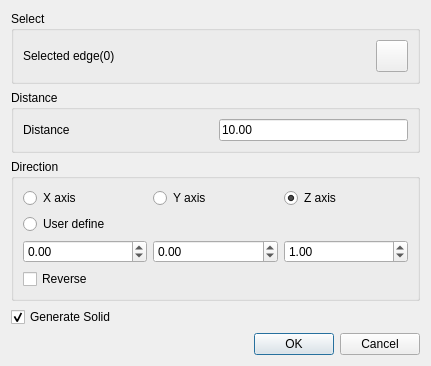
<?xml version="1.0" encoding="UTF-8"?>
<ui version="4.0">
 <class>CreateExtrusion</class>
 <widget class="QDialog" name="CreateExtrusion">
  <property name="geometry">
   <rect>
    <x>0</x>
    <y>0</y>
    <width>431</width>
    <height>319</height>
   </rect>
  </property>
  <property name="windowTitle">
   <string>Create Extrusion</string>
  </property>
  <layout class="QGridLayout" name="gridLayout_4">
   <item row="0" column="0">
    <widget class="QGroupBox" name="groupBox_3">
     <property name="title">
      <string>Select</string>
     </property>
     <layout class="QHBoxLayout" name="horizontalLayout">
      <item>
       <widget class="QLabel" name="edglabel">
        <property name="text">
         <string>Selected edge(0)</string>
        </property>
       </widget>
      </item>
      <item>
       <widget class="QPushButton" name="geoSelectCurve">
        <property name="minimumSize">
         <size>
          <width>32</width>
          <height>32</height>
         </size>
        </property>
        <property name="maximumSize">
         <size>
          <width>32</width>
          <height>32</height>
         </size>
        </property>
        <property name="styleSheet">
         <string notr="true">background-image: url(:/QUI/geometry/selectwire.png);</string>
        </property>
        <property name="text">
         <string/>
        </property>
       </widget>
      </item>
     </layout>
    </widget>
   </item>
   <item row="5" column="0">
    <widget class="QDialogButtonBox" name="buttonBox">
     <property name="orientation">
      <enum>Qt::Horizontal</enum>
     </property>
     <property name="standardButtons">
      <set>QDialogButtonBox::Cancel|QDialogButtonBox::Ok</set>
     </property>
    </widget>
   </item>
   <item row="2" column="0">
    <widget class="QGroupBox" name="groupBox_2">
     <property name="title">
      <string>Direction</string>
     </property>
     <layout class="QGridLayout" name="gridLayout_2">
      <item row="1" column="0">
       <widget class="QRadioButton" name="radioButtonUser">
        <property name="text">
         <string>User define</string>
        </property>
       </widget>
      </item>
      <item row="2" column="0">
       <layout class="QHBoxLayout" name="horizontalLayout_5">
        <item>
         <widget class="QDoubleSpinBox" name="doubleSpinBoxX">
          <property name="minimum">
           <double>-1000.000000000000000</double>
          </property>
          <property name="maximum">
           <double>1000.000000000000000</double>
          </property>
         </widget>
        </item>
        <item>
         <widget class="QDoubleSpinBox" name="doubleSpinBoxY">
          <property name="minimum">
           <double>-1000.000000000000000</double>
          </property>
          <property name="maximum">
           <double>1000.000000000000000</double>
          </property>
         </widget>
        </item>
        <item>
         <widget class="QDoubleSpinBox" name="doubleSpinBoxZ">
          <property name="minimum">
           <double>-1000.000000000000000</double>
          </property>
          <property name="maximum">
           <double>1000.000000000000000</double>
          </property>
          <property name="value">
           <double>1.000000000000000</double>
          </property>
         </widget>
        </item>
       </layout>
      </item>
      <item row="0" column="0">
       <layout class="QHBoxLayout" name="horizontalLayout_4">
        <item>
         <widget class="QRadioButton" name="radioButtonX">
          <property name="text">
           <string>X axis</string>
          </property>
         </widget>
        </item>
        <item>
         <widget class="QRadioButton" name="radioButtonY">
          <property name="text">
           <string>Y axis</string>
          </property>
         </widget>
        </item>
        <item>
         <widget class="QRadioButton" name="radioButtonZ">
          <property name="text">
           <string>Z axis</string>
          </property>
          <property name="checked">
           <bool>true</bool>
          </property>
         </widget>
        </item>
       </layout>
      </item>
      <item row="3" column="0">
       <widget class="QCheckBox" name="reversecheckBox">
        <property name="text">
         <string>Reverse</string>
        </property>
       </widget>
      </item>
     </layout>
     <zorder>radioButtonUser</zorder>
     <zorder></zorder>
     <zorder>reversecheckBox</zorder>
    </widget>
   </item>
   <item row="4" column="0">
    <widget class="QCheckBox" name="solidCheckBox">
     <property name="toolTip">
      <string/>
     </property>
     <property name="layoutDirection">
      <enum>Qt::LeftToRight</enum>
     </property>
     <property name="text">
      <string>Generate Solid</string>
     </property>
     <property name="checked">
      <bool>true</bool>
     </property>
    </widget>
   </item>
   <item row="1" column="0">
    <widget class="QGroupBox" name="groupBox_5">
     <property name="sizePolicy">
      <sizepolicy hsizetype="Preferred" vsizetype="Minimum">
       <horstretch>0</horstretch>
       <verstretch>0</verstretch>
      </sizepolicy>
     </property>
     <property name="maximumSize">
      <size>
       <width>16777215</width>
       <height>16777215</height>
      </size>
     </property>
     <property name="title">
      <string>Distance</string>
     </property>
     <layout class="QGridLayout" name="gridLayout">
      <item row="0" column="0">
       <widget class="QLabel" name="label_2">
        <property name="sizePolicy">
         <sizepolicy hsizetype="Preferred" vsizetype="Preferred">
          <horstretch>0</horstretch>
          <verstretch>0</verstretch>
         </sizepolicy>
        </property>
        <property name="text">
         <string>Distance</string>
        </property>
       </widget>
      </item>
      <item row="0" column="1">
       <widget class="QLineEdit" name="lineEditDistance">
        <property name="sizePolicy">
         <sizepolicy hsizetype="Preferred" vsizetype="Fixed">
          <horstretch>0</horstretch>
          <verstretch>0</verstretch>
         </sizepolicy>
        </property>
        <property name="text">
         <string>10.00</string>
        </property>
       </widget>
      </item>
     </layout>
    </widget>
   </item>
  </layout>
 </widget>
 <resources>
  <include location="../qrc/qianfan.qrc"/>
 </resources>
 <connections>
  <connection>
   <sender>buttonBox</sender>
   <signal>accepted()</signal>
   <receiver>CreateExtrusion</receiver>
   <slot>accept()</slot>
   <hints>
    <hint type="sourcelabel">
     <x>248</x>
     <y>254</y>
    </hint>
    <hint type="destinationlabel">
     <x>157</x>
     <y>274</y>
    </hint>
   </hints>
  </connection>
  <connection>
   <sender>buttonBox</sender>
   <signal>rejected()</signal>
   <receiver>CreateExtrusion</receiver>
   <slot>reject()</slot>
   <hints>
    <hint type="sourcelabel">
     <x>316</x>
     <y>260</y>
    </hint>
    <hint type="destinationlabel">
     <x>286</x>
     <y>274</y>
    </hint>
   </hints>
  </connection>
 </connections>
</ui>
